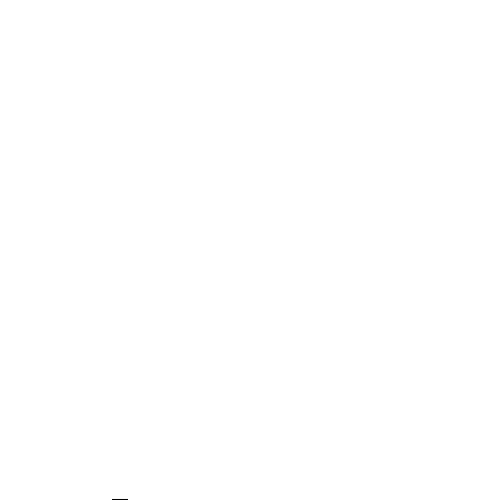
Frame 1 (no input)
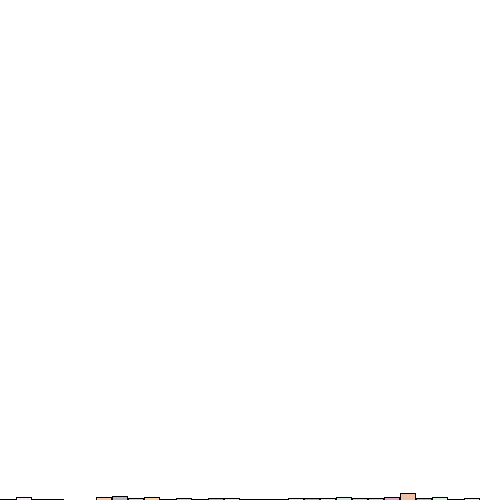
Frame 60 (the mouse pressed at the canvas centre just before this capture)
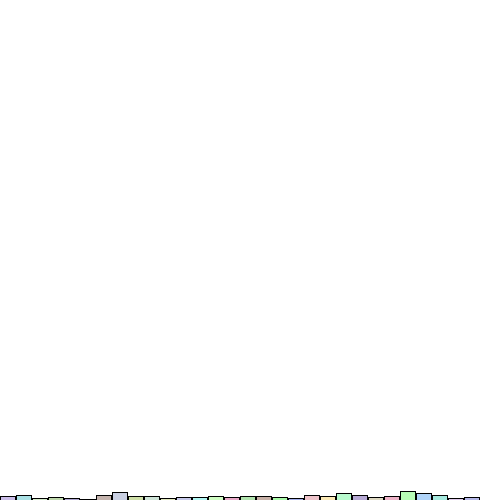
Frame 120 (the mouse held since frame 60 and released just before this capture)

The Processing sketch that drew these frames (run headless with seeded random() and noise(); from frame 60 on, the mouse is pressed at the canvas centre):

// Processing sketch: NOC_I_2_RandomDistribution
// ── NOC_I_2_RandomDistribution.pde
/**
 * Title: Easter Distro
 * Name: Maya Richman
 * Date: January 14, 2013
 * Assignment 1-b
 **/

// The Nature of Code
// Daniel Shiffman
// http://natureofcode.com

// An array to keep track of how often random numbers are picked
float[] randomCounts;

void setup() {
  size(500, 500);
  randomCounts = new float[30];
}

void draw() {
  background(255);
  int prob = int(random(255));
  // Pick a random number and increase the count
  int index = int(random(randomCounts.length));
  randomCounts[index]++;

  // Draw a rectangle to graph results
  stroke(0);
  strokeWeight(1);

  int w = width/randomCounts.length;

  for (int x = 0; x < randomCounts.length; x++) {
    rect(x*w,width - randomCounts[x], w-1, randomCounts[x]);

    fill(random(255), random(255), random(255), 90); //fills each rectangle with a different random color each time a value is added
  }
}
